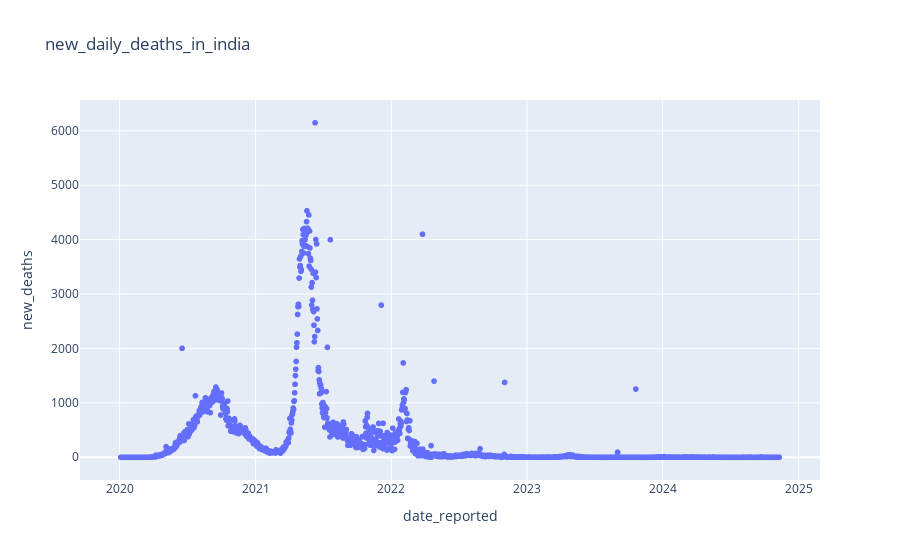

The notebook cell this image was saved under:
### Code cell
fig = px.scatter(filtered_india_df, x = 'date_reported', y ='new_deaths', title="new_daily_deaths_in_india")
fig.show()

### Figure 1 — Plotly figure (JSON) as saved in the notebook; plotly's stock layout.template omitted (floating-point values rounded to 4 significant figures; data arrays with more than 128 entries replaced by an {"elided": "..."} marker saying what was removed)
{"data": [{"hovertemplate": "date_reported=%{x}<br>new_deaths=%{y}<extra></extra>", "legendgroup": "", "marker": {"color": "#636efa", "symbol": "circle"}, "mode": "markers", "name": "", "showlegend": false, "type": "scattergl", "x": {"elided": "1773 str values"}, "xaxis": "x", "y": {"elided": "1773 int values"}, "yaxis": "y"}], "layout": {"legend": {"tracegroupgap": 0}, "title": {"text": "new_daily_deaths_in_india"}, "xaxis": {"anchor": "y", "domain": [0, 1], "title": {"text": "date_reported"}}, "yaxis": {"anchor": "x", "domain": [0, 1], "title": {"text": "new_deaths"}}}}
